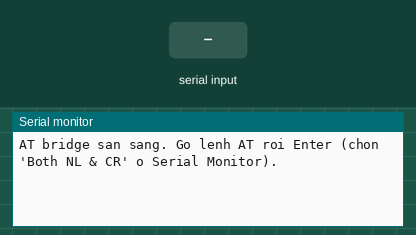
A sketch run on a simulated ESP32. Shown: the last lines printed to the serial monitor. The test bench sets the inputs (shaded band).

Above: at 1.2 s.
1.3 s: "1" received over the second serial link
At 1.7 s:
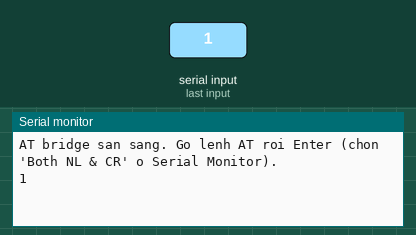
2.8 s: "0" received over the second serial link
At 4.0 s:
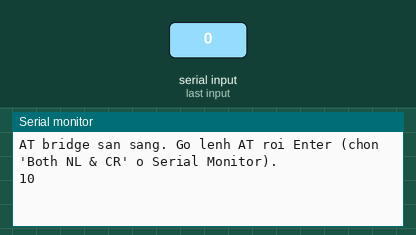

The sketch:

ATBridge.ino
```cpp
// Cau noi AT command tho: chuyen tiep byte qua lai giua Serial Monitor (may
// tinh) va module A7680C (Serial2), khong qua logic parse cua SmsSender.ino.
// Dung de go tay lenh AT, loai tru kha nang loi nam o code thay vi day/nguon.
//
// Cach dung:
//   1. Nap sketch nay (giu nguyen day noi: TXD module -> GPIO26, RXD module -> GPIO27).
//   2. Mo Serial Monitor, baud 115200, o o goc duoi chon "Both NL & CR" (hoac "Newline").
//   3. Go "AT" roi Enter. Module song thi tra ve "OK" ngay lap tuc.
//   4. Thu tiep AT+CPIN?  ->  phai co "READY"
//            AT+CSQ      ->  cuong do song, "99,99" nghia la chua bat duoc antena/sim
//            AT+CREG?    ->  0,1 hoac 0,5 la da dang ky mang; 0,0 / 0,2 la chua co song

#define MODEM_RX_PIN 26
#define MODEM_TX_PIN 27
#define MODEM_BAUD 115200

HardwareSerial modemSerial(2);

void setup() {
  Serial.begin(115200);
  modemSerial.begin(MODEM_BAUD, SERIAL_8N1, MODEM_RX_PIN, MODEM_TX_PIN);
  Serial.println("AT bridge san sang. Go lenh AT roi Enter (chon 'Both NL & CR' o Serial Monitor).");
}

void loop() {
  while (Serial.available()) {
    modemSerial.write(Serial.read());
  }
  while (modemSerial.available()) {
    Serial.write(modemSerial.read());
  }
}
```

Measured:
- after the input at 1.3 s, the serial monitor: prints a new line at once (image 1)
- after the input at 2.8 s, the serial monitor: prints a new line at once (image 2)
